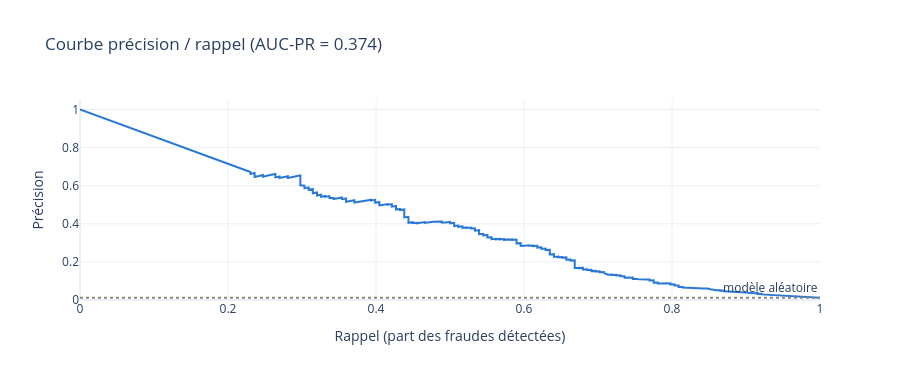
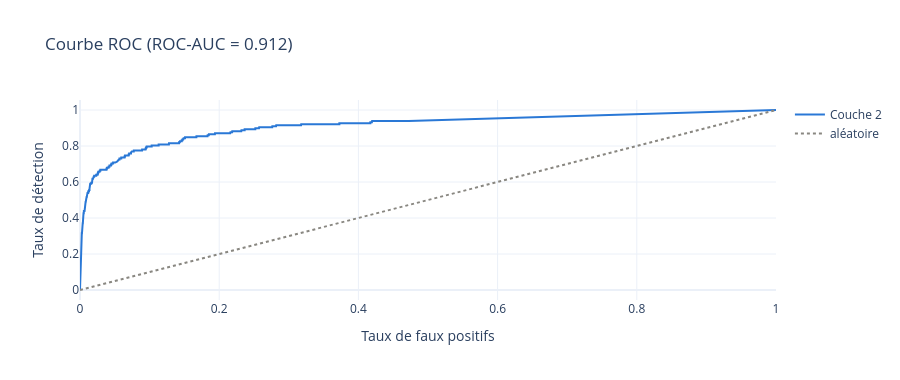

Notebook source saved alongside these figures, in order:
### Code cell
prec, rec, _ = precision_recall_curve(y_rt, rt["score_c2"])
fpr, tpr, _ = roc_curve(y_rt, rt["score_c2"])

fig = go.Figure()
fig.add_scatter(x=rec, y=prec, mode="lines", name="Couche 2", line=dict(color=COULEUR["Légitime"], width=2))
fig.add_hline(y=y_rt.mean(), line_dash="dot", line_color="#898781", annotation_text="modèle aléatoire")
fig.update_layout(title=f"Courbe précision / rappel (AUC-PR = {met_c2['AUC-PR']:.3f})", height=380,
                  template="plotly_white", xaxis_title="Rappel (part des fraudes détectées)",
                  yaxis_title="Précision", yaxis_range=[0, 1.05])
fig.show()

fig = go.Figure()
fig.add_scatter(x=fpr, y=tpr, mode="lines", name="Couche 2", line=dict(color=COULEUR["Légitime"], width=2))
fig.add_scatter(x=[0, 1], y=[0, 1], mode="lines", name="aléatoire", line=dict(color="#898781", dash="dot"))
fig.update_layout(title=f"Courbe ROC (ROC-AUC = {met_c2['ROC-AUC']:.3f})", height=380, template="plotly_white",
                  xaxis_title="Taux de faux positifs", yaxis_title="Taux de détection")
fig.show()

### Figure 1 — Plotly figure (JSON) as saved in the notebook; plotly's stock layout.template omitted (floating-point values rounded to 4 significant figures; data arrays with more than 128 entries replaced by an {"elided": "..."} marker saying what was removed)
{"data": [{"line": {"color": "#2a78d6", "width": 2}, "mode": "lines", "name": "Couche 2", "type": "scatter", "x": {"elided": "3940 float values"}, "y": {"elided": "3940 float values"}}], "layout": {"annotations": [{"showarrow": false, "text": "modèle aléatoire", "x": 1, "xanchor": "right", "xref": "x domain", "y": 0.01139, "yanchor": "bottom", "yref": "y"}], "height": 380, "shapes": [{"line": {"color": "#898781", "dash": "dot"}, "type": "line", "x0": 0, "x1": 1, "xref": "x domain", "y0": 0.01139, "y1": 0.01139, "yref": "y"}], "title": {"text": "Courbe précision / rappel (AUC-PR = 0.374)"}, "xaxis": {"title": {"text": "Rappel (part des fraudes détectées)"}}, "yaxis": {"range": [0, 1.05], "title": {"text": "Précision"}}}}

### Figure 2 — Plotly figure (JSON) as saved in the notebook; plotly's stock layout.template omitted (floating-point values rounded to 4 significant figures; data arrays with more than 128 entries replaced by an {"elided": "..."} marker saying what was removed)
{"data": [{"line": {"color": "#2a78d6", "width": 2}, "mode": "lines", "name": "Couche 2", "type": "scatter", "x": {"elided": "2292 float values"}, "y": {"elided": "2292 float values"}}, {"line": {"color": "#898781", "dash": "dot"}, "mode": "lines", "name": "aléatoire", "type": "scatter", "x": [0, 1], "y": [0, 1]}], "layout": {"height": 380, "title": {"text": "Courbe ROC (ROC-AUC = 0.912)"}, "xaxis": {"title": {"text": "Taux de faux positifs"}}, "yaxis": {"title": {"text": "Taux de détection"}}}}
